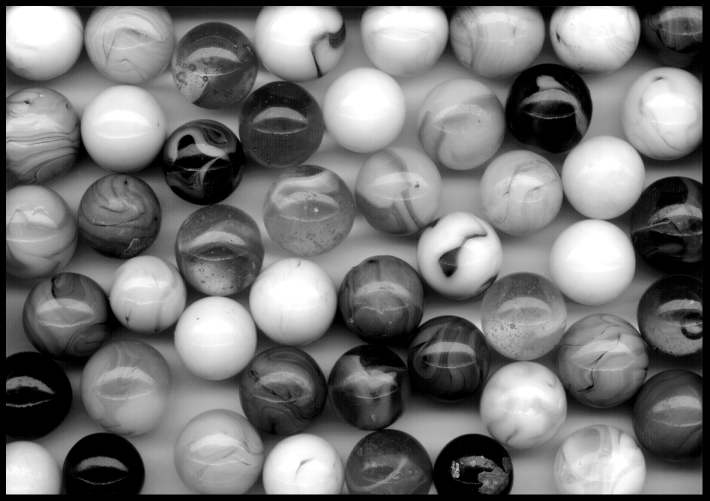
%> input picture vision/fourier/GMARBLES.TIF, 1419 x 1001 px (shown at 1/2 size)
$ octave fft_vis.m   (GNU Octave 9; MATLAB toolbox functions it lacks are replaced by stand-ins)
%> lines starting %> are read from the running program, lines starting %| are printed output that depends on the picture
I = imresize(imread('GMARBLES.TIF'),[200 200]);
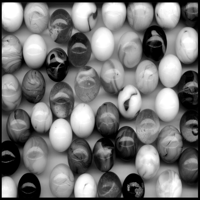
%> I: size 200x200 uint8; min 0, max 255, mean 117.8
F = fft_vis1(I);
imshow(F,[]), colormap(jet(64)), colorbar;


function [ F ] = fft_vis1(I)

    % Input:
    % I: the input image
    % Output:
    % F: 2D Fourier transform in a form amenable to visualization

    % Please follow the instructions in the comments to fill in the missing commands

    % 1) Apply Fourier transform to the image (MATLAB command fft2)

    % 2) Shift the spectrum (MATLAB command fftshift)

    % 3) Take the absolute value

    % 4) Add 1e-1 and take the log (for visualization)

    g=fft2(I);
    k=abs(fftshift(g));
    F=log(1+k);
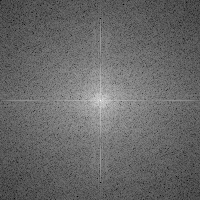
%> F: size 200x200 double; min 1.38, max 15.37, mean 7.09; drawn with min black and max white
%> `colorbar`:
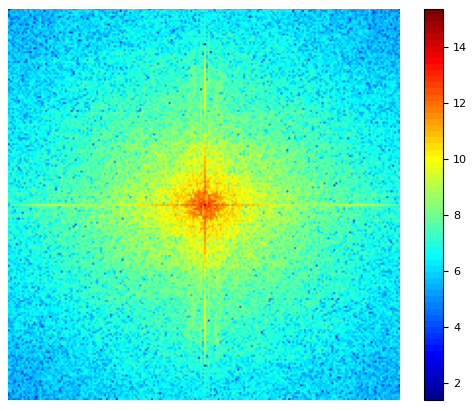
%> figure redrawn from the program's plot data

end

$ run again, with vision/fourier/abc.jpg saved as vision/fourier/GMARBLES.TIF
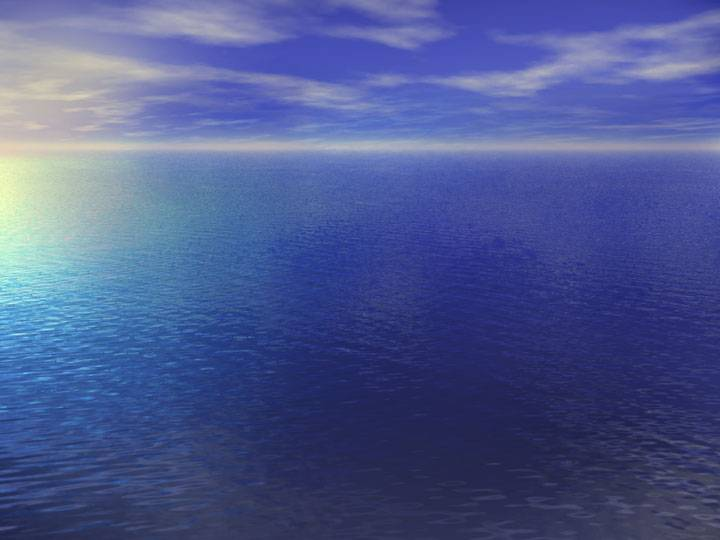
%> input picture vision/fourier/abc.jpg, 720 x 540 px
%> `I = imresize(imread('GMARBLES.TIF'),[200 200]);`:
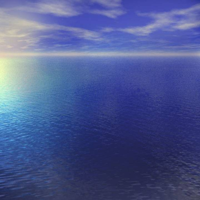
%> I: size 200x200x3 uint8; mean R, G, B 76.8, 89.6, 144.4
%> in fft_vis1, `F=log(1+k);`:
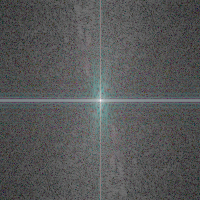
%> F: size 200x200x3 double; mean R, G, B 6.06, 6.12, 6.13; drawn with min black and max white
